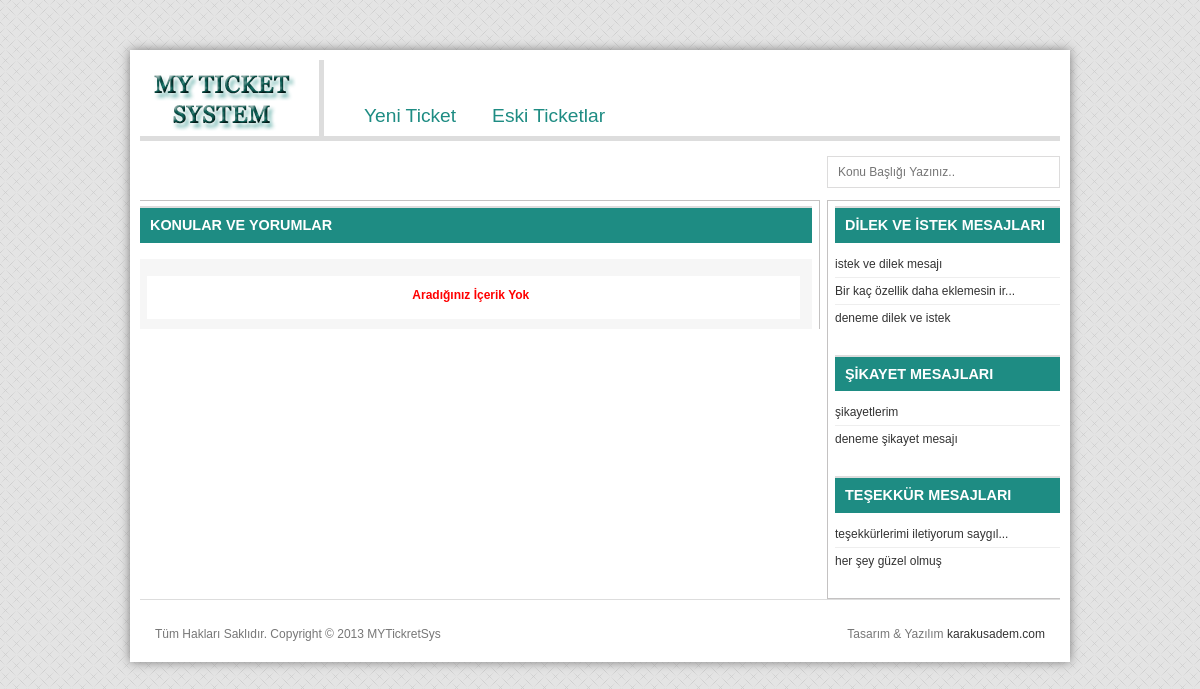
The page /cevap.php on the database its author committed.
### tables this page shows
CREATE TABLE IF NOT EXISTS `uye_detay` (
  `id_kullanici` int(11) NOT NULL AUTO_INCREMENT,
  `id_kategori` int(2) NOT NULL,
  `ad` varchar(25) NOT NULL,
  `soyad` varchar(25) NOT NULL,
  `email` varchar(100) NOT NULL,
  `sifreleme` varchar(40) NOT NULL,
  `ip` varchar(30) NOT NULL,
  `status` int(1) NOT NULL COMMENT '0-pasif, 1-soru, 2-cevaplanan',
  PRIMARY KEY (`id_kullanici`)
);

CREATE TABLE IF NOT EXISTS `soru` (
  `id_soru` int(11) NOT NULL AUTO_INCREMENT,
  `id_kullanici` int(11) NOT NULL,
  `baslik` varchar(255) NOT NULL,
  `soru` text NOT NULL,
  `tarih` datetime NOT NULL,
  `dosya` varchar(255) DEFAULT NULL,
  PRIMARY KEY (`id_soru`),
  KEY `id_kullanici` (`id_kullanici`)
);

### lib/ezSQL/shared/ez_sql_core.php (called while the page is built, shortened)
<?php
	class ezSQLcore
	{
		var $timers           = array();
		function get_host_port( $host, $default = false )
		{
			$port = $default;
			return array( $host, $port );
		}
		function flush()
		{
			$this->last_result = null;
		}
		function get_results($query=null, $output = OBJECT)
		{
			if ( $query )
			{
				$this->query($query);
			}
			if ( $output == OBJECT )
			{
				return $this->last_result;
			}
		}
		function timer_get_cur()
		{
			list($usec, $sec) = explode(" ",microtime());
			return ((float)$usec + (float)$sec);
		}
		function timer_start($timer_name)
		{
			$this->timers[$timer_name] = $this->timer_get_cur();
		}
		function timer_elapsed($timer_name)
		{
			return round($this->timer_get_cur() - $this->timers[$timer_name],2);
		}
	}

### config.php (called while the page is built, shortened)
<?php
include_once "lib/ezSQL/shared/ez_sql_core.php";
include_once "lib/ezSQL/mysqli/ez_sql_mysqli.php";
$DB = new ezSQL_mysqli('root','','myticketsystem','localhost');

### lib/ezSQL/mysqli/ez_sql_mysqli.php (called while the page is built, shortened)
<?php
	$ezsql_mysqli_str = array
	(
		1 => 'Require $dbuser and $dbpassword to connect to a database server',
		2 => 'Error establishing mySQLi database connection. Correct user/password? Correct hostname? Database server running?',
		3 => 'Require $dbname to select a database',
		4 => 'mySQLi database connection is not active',
		5 => 'Unexpected error while trying to select database'
	);
	class ezSQL_mysqli extends ezSQLcore
	{
		function connect($dbuser='', $dbpassword='', $dbhost='localhost', $dbport=false)
		{
			global $ezsql_mysqli_str; $return_val = false;
			if ( ! $dbuser )
			{
				$this->register_error($ezsql_mysqli_str[1].' in '.__FILE__.' on line '.__LINE__);
				$this->show_errors ? trigger_error($ezsql_mysqli_str[1],E_USER_WARNING) : null;
			}
			else if ( ! $this->dbh = new mysqli($dbhost,$dbuser,$dbpassword, '', $dbport) )
			{
				$this->register_error($ezsql_mysqli_str[2].' in '.__FILE__.' on line '.__LINE__);
				$this->show_errors ? trigger_error($ezsql_mysqli_str[2],E_USER_WARNING) : null;
			}
			else
			{
				$return_val = true;
			}
			return $return_val;
		}
		function query($query)
		{
			$return_val = 0;
			$query = trim($query);
			$this->result = @$this->dbh->query($query);
			$is_insert = false;
			if ( preg_match("/^(insert|delete|update|replace|truncate|drop|create|alter|begin|commit|rollback|set)/i",$query) )
			{
				$this->rows_affected = @$this->dbh->affected_rows;
				$return_val = $this->rows_affected;
			}
			else
			{
				$i=0;
				$num_rows=0;
				while ( $row = @$this->result->fetch_object() )
				{
					$num_rows++;
				}
				$this->num_rows = $num_rows;
				$return_val = $this->num_rows;
			}
			return $return_val;
		}
	}

### kontroller.php (called while the page is built, shortened)
<?php
class kontroller {
   public function metin($metin){
                if(strlen($metin)>36){
                    $metin= substr($metin, 0,35).'...';
                    return $metin;
                }else{
                    return $metin;
                }
   }
}

### kategoriler.php (the view)
<?php include_once 'kontroller.php';
$metin=new kontroller();
?>
<div class="section">
    <div class="section-title">DİLEK VE İSTEK MESAJLARI</div>
    <div class="section-content">
            <ul class="nice-list">
                <?php
                $sql1="SELECT ud.id_kullanici, k.id_kategori, k.kategori_ad, s.baslik "
                        . "FROM uye_detay ud "
                        . "INNER JOIN soru s "
                        . "ON ud.id_kullanici = s.id_kullanici "
                        . "INNER JOIN kategori k "
                        . "ON ud.id_kategori = k.id_kategori "
                        . "WHERE k.id_kategori=1 "
                        . "ORDER BY s.id_kullanici DESC LIMIT 6";
                $sonuclar=$DB->get_results($sql1);
                foreach ($sonuclar as $kategori){
                    echo '
                    <li>
                            <div class="left"><a href="detay.php?islem=detay&id='.$kategori->id_kullanici.'">'.$metin->metin($kategori->baslik).'</a></div>
                            <div class="right"></div>
                            <div class="clearer">&nbsp;</div>
                    </li>';
                }
                ?>
            </ul>
    </div>
</div>
<div class="section">
    <div class="section-title">ŞİKAYET MESAJLARI</div>
    <div class="section-content">
            <ul class="nice-list">
                <?php
                $sql2="SELECT ud.id_kullanici, k.id_kategori, k.kategori_ad, s.baslik "
                        . "FROM uye_detay ud "
                        . "INNER JOIN soru s "
                        . "ON ud.id_kullanici = s.id_kullanici "
                        . "INNER JOIN kategori k "
                        . "ON ud.id_kategori = k.id_kategori "
                        . "WHERE k.id_kategori=2 "
                        . "ORDER BY s.id_kullanici desc LIMIT 6";
                $sonuclar=$DB->get_results($sql2);
                foreach ($sonuclar as $kategori){
                    echo '
                    <li>
                            <div class="left"><a href="detay.php?islem=detay&id='.$kategori->id_kullanici.'">'.$metin->metin($kategori->baslik).'</a></div>
                            <div class="right"></div>
                            <div class="clearer">&nbsp;</div>
                    </li>';
                }
                ?>
            </ul>
    </div>
</div>
<div class="section">
    <div class="section-title">TEŞEKKÜR MESAJLARI</div>
    <div class="section-content">
            <ul class="nice-list">
                <?php
                $sql3="SELECT ud.id_kullanici, k.id_kategori, k.kategori_ad, s.baslik "
                        . "FROM uye_detay ud "
                        . "INNER JOIN soru s "
                        . "ON ud.id_kullanici = s.id_kullanici "
                        . "INNER JOIN kategori k "
                        . "ON ud.id_kategori = k.id_kategori "
                        . "WHERE k.id_kategori=3 "
                        . "ORDER BY s.id_kullanici desc LIMIT 6";
                $sonuclar=$DB->get_results($sql3);
                foreach ($sonuclar as $kategori){
                    echo '
                    <li>
                            <div class="left"><a href="detay.php?islem=detay&id='.$kategori->id_kullanici.'">'.$metin->metin($kategori->baslik).'</a></div>
                            <div class="right"></div>
                            <div class="clearer">&nbsp;</div>
                    </li>';
                }
                ?>
            </ul>
    </div>
</div>

### resources/css/style.css (style rules this page uses)
html, body, div, span, object, iframe, h1, h2, h3, h4, h5, h6, p, blockquote, pre, a, abbr, acronym, address, code, del, dfn, em, q, dl, dt, dd, ol, ul, li, fieldset, legend, caption, tbody, tfoot, thead { margin: 0; padding: 0; font-style: normal; font-size: 100%; font-family: inherit; vertical-align: baseline; background-color: #FFF; }
body { background: url(images/bg.png); padding: 50px 0px 25px; color: #000; line-height: 1.5; font-family: sans-serif; font-size: 75%; font-style: normal; font-weight: normal; font-variant: normal; }
a { color: #333; text-decoration: none; }
ul.plain-list li, ul.nice-list li, ul.tabbed li { list-style: none; margin-top: 0; }
ul.nice-list { margin-left: 0; }
ul.nice-list li { border-top: 1px solid #EEE; list-style: none; padding: 4px 0; }
ul.nice-list li:first-child { border-top: none; }
.left,.alignleft { float: left; }
.section { margin-bottom: 24px; }
.section-title { background-color: #1E8C83; border-top: 2px solid #DDD; color: #FFF; margin-bottom: 16px; padding: 7px 10px 6px; font-family: sans-serif; font-size: 1.2em; font-weight: bold; }
#sidebar .section-title { margin-bottom: 8px; }

### rows shown on the page
uye_detay: soru.baslik "istek ve dilek mesajı"
uye_detay: soru.baslik "Bir kaç özellik daha eklemesin ir..."
uye_detay: soru.baslik "deneme dilek ve istek"
uye_detay: soru.baslik "şikayetlerim"
uye_detay: soru.baslik "deneme şikayet mesajı"
uye_detay: soru.baslik "teşekkürlerimi iletiyorum saygıl..."
uye_detay: soru.baslik "her şey güzel olmuş"
